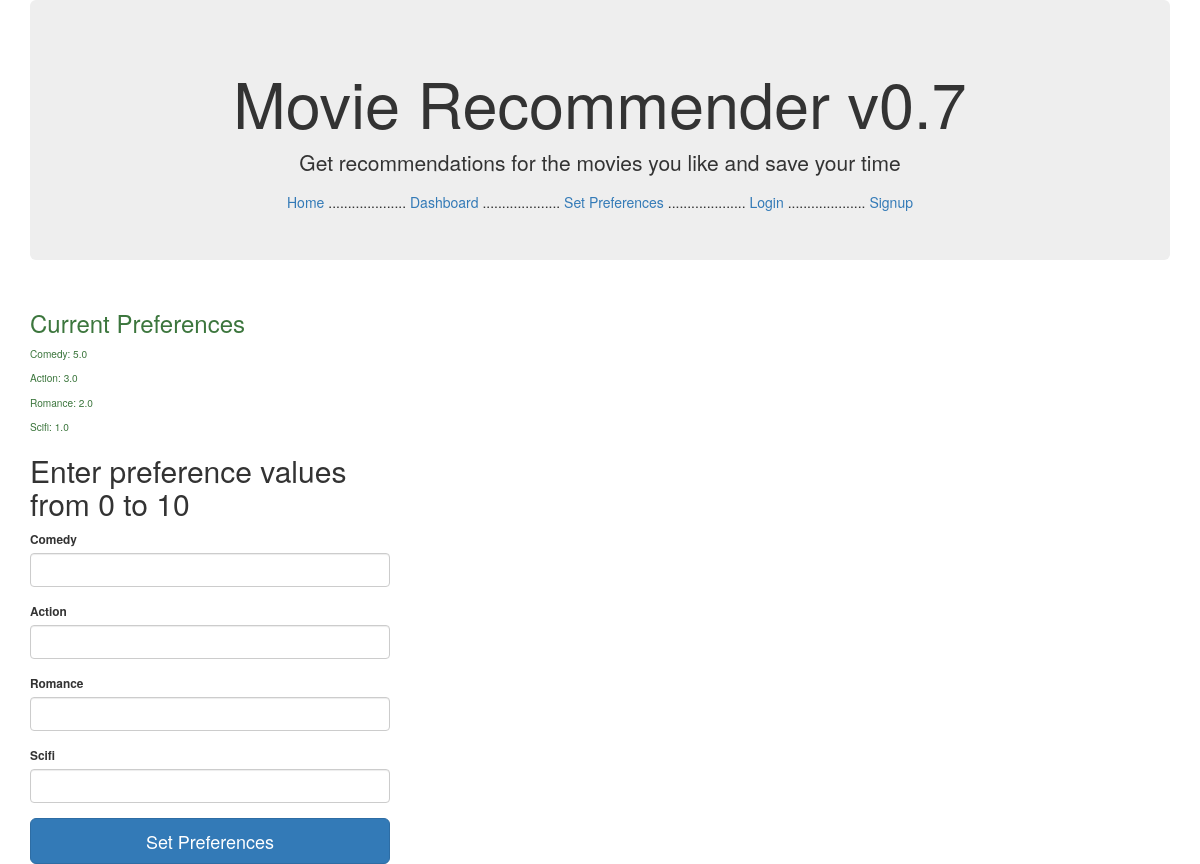
Page /setpreferences (signed in) on the earlier database version.
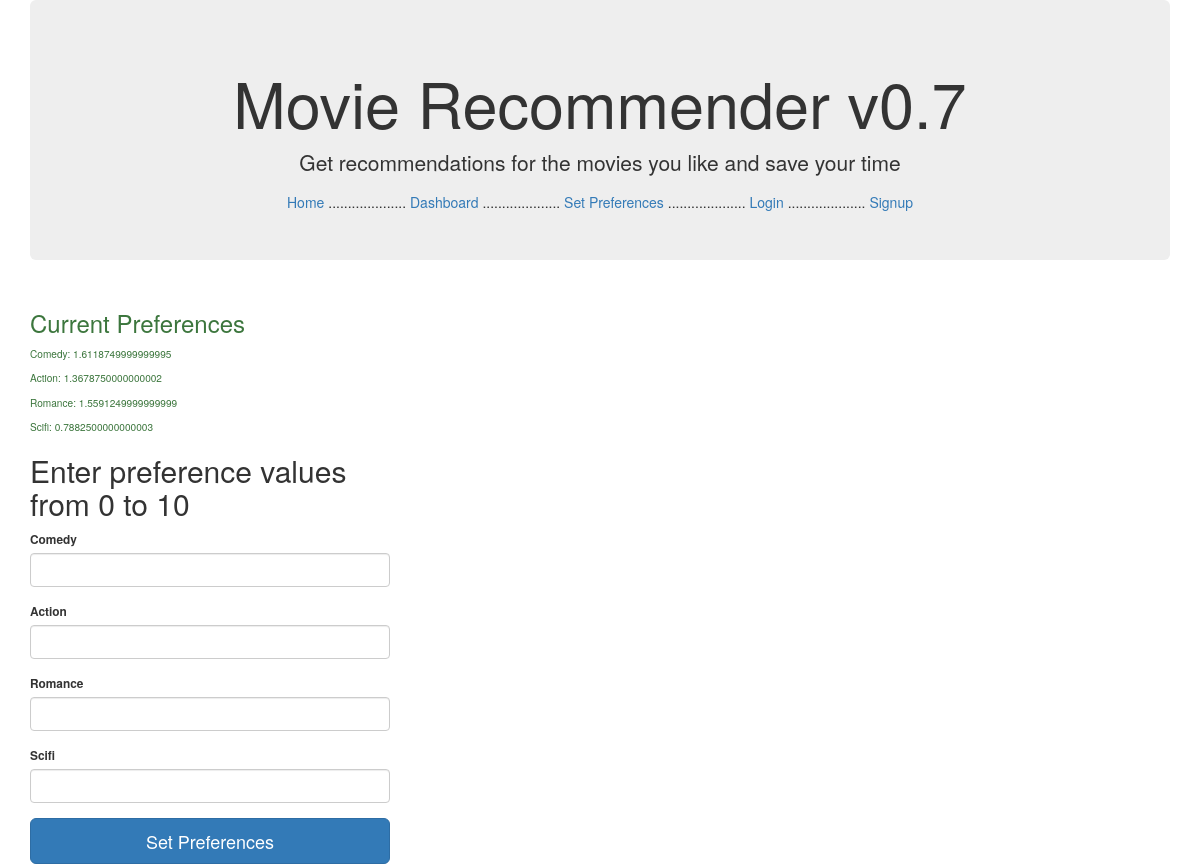
Same page on the later database version.
### app/models.py (models this page shows, shortened)
class Preference(db.Model):
	__tablename__ = 'preferences'
	id = db.Column(db.Integer, primary_key=True)
	user_id = db.Column(db.Integer, db.ForeignKey('users.id'))
	comedy = db.Column(db.Float)
	action = db.Column(db.Float)
	romance = db.Column(db.Float)
	scifi = db.Column(db.Float)

### app/views.py (the view, shortened to what this page needs)
@app.route('/setpreferences', methods=['POST', 'GET'])
@login_required
def setpreferences():
	form = PreferenceForm()
	preference = Preference.query.filter_by(user_id = current_user.id).first()
	return render_template('setpreferences.html', preference = preference, form=form)

### app/views.py
class PreferenceForm(FlaskForm):
	comedy = IntegerField('Comedy', validators=[InputRequired()])
	action = IntegerField('Action', validators=[InputRequired()])
	romance = IntegerField('Romance', validators=[InputRequired()])
	scifi = IntegerField('Scifi', validators=[InputRequired()])

### app/views.py (called while the page is built)
@login_manager.user_loader
def load_user(user_id):
	return User.query.get(int(user_id))

### app/templates/setpreferences.html (shortened to what this page needs)
{% extends "base.html" %}
{% import "bootstrap/wtf.html" as wtf %}
{% block content %}
<div class="row">
	<div class="col-xs-4 center-block small">
		<div class="small text-success">
			{% if preference %}
				<h3> Current Preferences </h3>
				<p> Comedy: {{ preference.comedy * 10 }} </p>
				<p> Action: {{ preference.action * 10 }} </p>
				<p> Romance: {{ preference.romance * 10 }} </p>
				<p> Scifi: {{ preference.scifi * 10 }} </p>
			{% endif %}
		</div>
		<form class="form-signin" method="POST" action="{{url_for('setpreferences')}}">
			<h2 class="form-signin-heading">Enter preference values from 0 to 10</h2>
			{{ wtf.form_field(form.comedy) }}
			{{ wtf.form_field(form.action) }}
			{{ wtf.form_field(form.romance) }}
			{{ wtf.form_field(form.scifi) }}
			<button class="btn btn-lg btn-primary btn-block" type="submit">Set Preferences</button>
		</form>
	</div>
</div>
{% endblock %}

### app/templates/base.html (shortened to what this page needs)
{% extends "bootstrap/base.html" %}
{% block head %}
{{ super() }}
{% endblock %}
{% block body %}
<div class="container">
	<div class="jumbotron">
		<center>
		<h1> Movie Recommender v0.7</h1>
		<p>Get recommendations for the movies you like and save your time</p>
		<a href="{{url_for('home')}}">Home</a>
		....................
		<a href="{{url_for('dashboard')}}">Dashboard</a>
		....................
		<a href="{{url_for('setpreferences')}}">Set Preferences</a>
		....................
		<a href="{{url_for('login')}}">Login</a>
		....................
		<a href="{{url_for('signup')}}">Signup</a>
		</center>
	</div>
	{% block content %}
	{% endblock %}
</div>
{% endblock %}

Differences in the rows shown:
changed Preference: preference.comedy*10 "5.0" → "1.6118749999999995"; preference.action*10 "3.0" → "1.3678750000000002"; preference.romance*10 "2.0" → "1.5591249999999999"; preference.scifi*10 "1.0" → "0.7882500000000003"
